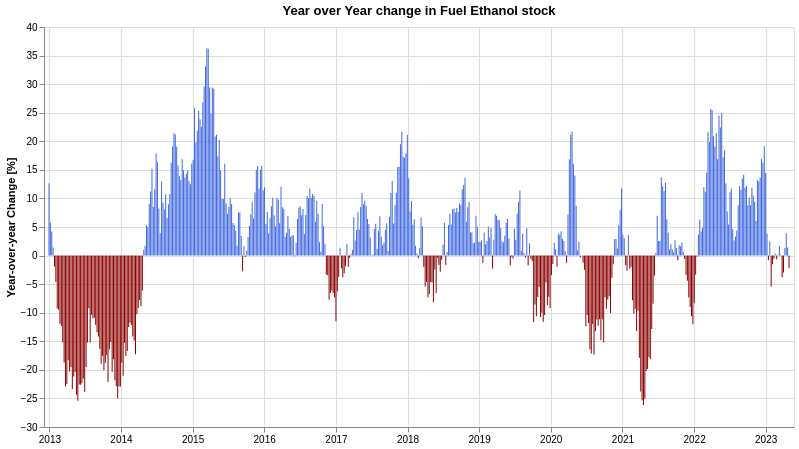

Write a Vega-Lite specification for this figure.
### Vega-Lite specification from a JSON file in a GitHub repository (floating-point values rounded to 4 significant figures; data arrays with more than 128 entries replaced by an {"elided": "..."} marker saying what was removed)
{"config": {"view": {"continuousWidth": 400, "continuousHeight": 300}}, "data": {"name": "data-045fdbd971f144f46b2c26459a3975e5"}, "mark": {"type": "bar", "width": 1}, "encoding": {"color": {"condition": {"value": "darkred", "test": "datum['Fuel Ethanol'] < 0"}, "value": "royalblue"}, "tooltip": [{"field": "dt", "title": "", "type": "temporal"}, {"field": "Fuel Ethanol", "format": ",.02f", "title": "YoY % Change", "type": "quantitative"}], "x": {"axis": {"title": ""}, "field": "dt", "type": "temporal"}, "y": {"axis": {"title": "Year-over-year Change [%]"}, "field": "Fuel Ethanol", "type": "quantitative"}}, "height": 400, "title": "Year over Year change in Fuel Ethanol stock", "width": 750, "$schema": "https://vega.github.io/schema/vega-lite/v5.json", "datasets": {"data-045fdbd971f144f46b2c26459a3975e5": {"elided": "592 records"}}}
